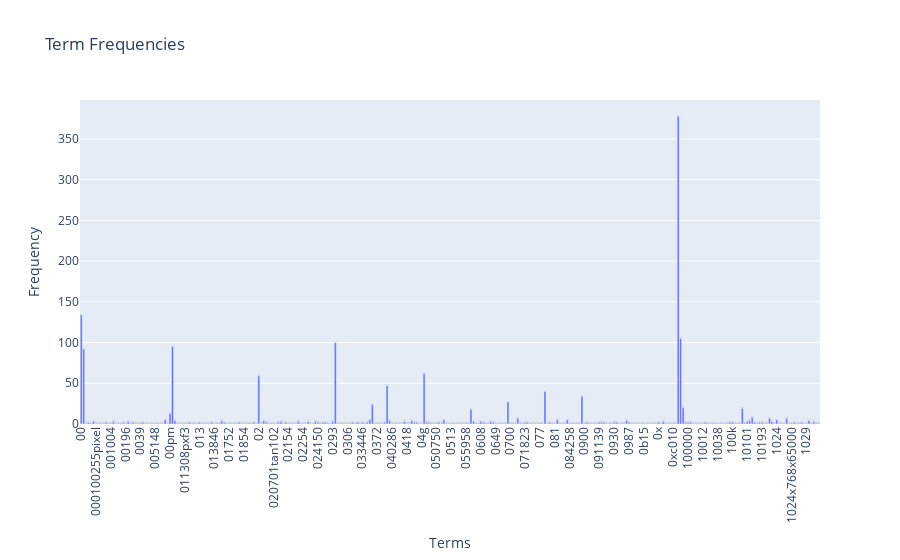

Here is the notebook cell this chart was saved with:
### Markdown cell above
### >>> **Exercise 12 (take home):**
If you want a nicer interactive visualization here, I would encourage you try to install and use plotly to achieve this.

### Code cell
# Answer here
import numpy as np
import pandas as pd
import plotly.express as px

term_frequencies = np.asarray(X_counts.sum(axis=0))[0]

data = {
    'Term': count_vect.get_feature_names_out()[:300],
    'Frequency': term_frequencies[:300]
}
df = pd.DataFrame(data)

fig = px.bar(df, 
             x='Term', 
             y='Frequency', 
             title='Term Frequencies', 
             labels={'Term': 'Terms', 'Frequency': 'Frequency'},
             text='Frequency')

fig.update_traces(texttemplate='%{text:.2f}', textposition='outside')
fig.update_layout(xaxis_tickangle=-90)

fig.show()

### Figure 1 — Plotly figure (JSON) as saved in the notebook; plotly's stock layout.template omitted (floating-point values rounded to 4 significant figures; data arrays with more than 128 entries replaced by an {"elided": "..."} marker saying what was removed)
{"data": [{"alignmentgroup": "True", "hovertemplate": "Terms=%{x}<br>Frequency=%{text}<extra></extra>", "legendgroup": "", "marker": {"color": "#636efa", "pattern": {"shape": ""}}, "name": "", "offsetgroup": "", "orientation": "v", "showlegend": false, "text": {"elided": "300 int values"}, "textposition": "outside", "texttemplate": "%{text:.2f}", "type": "bar", "x": {"elided": "300 str values"}, "xaxis": "x", "y": {"elided": "300 int values"}, "yaxis": "y"}], "layout": {"autosize": true, "barmode": "relative", "legend": {"tracegroupgap": 0}, "title": {"text": "Term Frequencies"}, "xaxis": {"anchor": "y", "autorange": true, "domain": [0, 1], "range": [-0.5, 299.5], "tickangle": -90, "title": {"text": "Terms"}, "type": "category"}, "yaxis": {"anchor": "x", "autorange": true, "domain": [0, 1], "range": [0, 397.9], "title": {"text": "Frequency"}, "type": "linear"}}}
